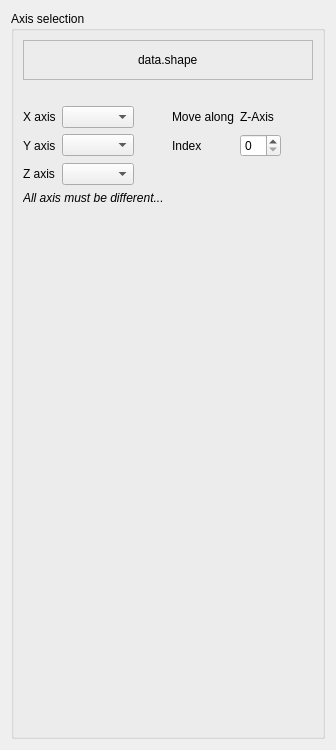
                 <widget class="QWidget" name="scrollAreaWidgetContents_8">
                  <property name="geometry">
                   <rect>
                    <x>0</x>
                    <y>0</y>
                    <width>336</width>
                    <height>750</height>
                   </rect>
                  </property>
                  <layout class="QVBoxLayout" name="verticalLayout_68">
                   <item>
                    <widget class="QGroupBox" name="groupBox_39">
                     <property name="title">
                      <string>Axis selection</string>
                     </property>
                     <layout class="QVBoxLayout" name="verticalLayout_67">
                      <item>
                       <widget class="QFrame" name="_ImShapePan">
                        <property name="frameShape">
                         <enum>QFrame::StyledPanel</enum>
                        </property>
                        <property name="frameShadow">
                         <enum>QFrame::Raised</enum>
                        </property>
                        <layout class="QHBoxLayout" name="horizontalLayout_102">
                         <item>
                          <spacer name="horizontalSpacer_140">
                           <property name="orientation">
                            <enum>Qt::Horizontal</enum>
                           </property>
                           <property name="sizeHint" stdset="0">
                            <size>
                             <width>40</width>
                             <height>20</height>
                            </size>
                           </property>
                          </spacer>
                         </item>
                         <item>
                          <widget class="QLabel" name="_imAxShape">
                           <property name="text">
                            <string>data.shape</string>
                           </property>
                          </widget>
                         </item>
                         <item>
                          <spacer name="horizontalSpacer_163">
                           <property name="orientation">
                            <enum>Qt::Horizontal</enum>
                           </property>
                           <property name="sizeHint" stdset="0">
                            <size>
                             <width>40</width>
                             <height>20</height>
                            </size>
                           </property>
                          </spacer>
                         </item>
                        </layout>
                       </widget>
                      </item>
                      <item>
                       <layout class="QGridLayout" name="gridLayout_15">
                        <property name="topMargin">
                         <number>20</number>
                        </property>
                        <item row="1" column="5">
                         <spacer name="horizontalSpacer_164">
                          <property name="orientation">
                           <enum>Qt::Horizontal</enum>
                          </property>
                          <property name="sizeHint" stdset="0">
                           <size>
                            <width>40</width>
                            <height>20</height>
                           </size>
                          </property>
                         </spacer>
                        </item>
                        <item row="2" column="1">
                         <widget class="QComboBox" name="_imAxZ"/>
                        </item>
                        <item row="1" column="0">
                         <widget class="QLabel" name="label_126">
                          <property name="text">
                           <string>Y axis</string>
                          </property>
                         </widget>
                        </item>
                        <item row="0" column="0">
                         <widget class="QLabel" name="label_127">
                          <property name="text">
                           <string>X axis</string>
                          </property>
                         </widget>
                        </item>
                        <item row="1" column="3">
                         <widget class="QLabel" name="label_128">
                          <property name="text">
                           <string>Index</string>
                          </property>
                         </widget>
                        </item>
                        <item row="1" column="4">
                         <widget class="QSpinBox" name="_imAxInd"/>
                        </item>
                        <item row="1" column="2">
                         <spacer name="horizontalSpacer_179">
                          <property name="orientation">
                           <enum>Qt::Horizontal</enum>
                          </property>
                          <property name="sizeHint" stdset="0">
                           <size>
                            <width>40</width>
                            <height>20</height>
                           </size>
                          </property>
                         </spacer>
                        </item>
                        <item row="1" column="1">
                         <widget class="QComboBox" name="_imAxY"/>
                        </item>
                        <item row="2" column="0">
                         <widget class="QLabel" name="_imAxZTxt">
                          <property name="text">
                           <string>Z axis</string>
                          </property>
                         </widget>
                        </item>
                        <item row="0" column="1">
                         <widget class="QComboBox" name="_imAxX"/>
                        </item>
                        <item row="0" column="3">
                         <widget class="QLabel" name="label_129">
                          <property name="text">
                           <string>Move along</string>
                          </property>
                         </widget>
                        </item>
                        <item row="0" column="4">
                         <widget class="QLabel" name="_imAxIndTxt">
                          <property name="text">
                           <string>Z-Axis</string>
                          </property>
                         </widget>
                        </item>
                       </layout>
                      </item>
                      <item>
                       <widget class="QLabel" name="_imAxCheckTxt">
                        <property name="text">
                         <string>&lt;html&gt;&lt;head/&gt;&lt;body&gt;&lt;p&gt;&lt;span style=&quot; font-style:italic;&quot;&gt;All axis must be different...&lt;/span&gt;&lt;/p&gt;&lt;/body&gt;&lt;/html&gt;</string>
                        </property>
                       </widget>
                      </item>
                      <item>
                       <spacer name="verticalSpacer_12">
                        <property name="orientation">
                         <enum>Qt::Vertical</enum>
                        </property>
                        <property name="sizeHint" stdset="0">
                         <size>
                          <width>20</width>
                          <height>40</height>
                         </size>
                        </property>
                       </spacer>
                      </item>
                     </layout>
                    </widget>
                   </item>
                  </layout>
                 </widget>
